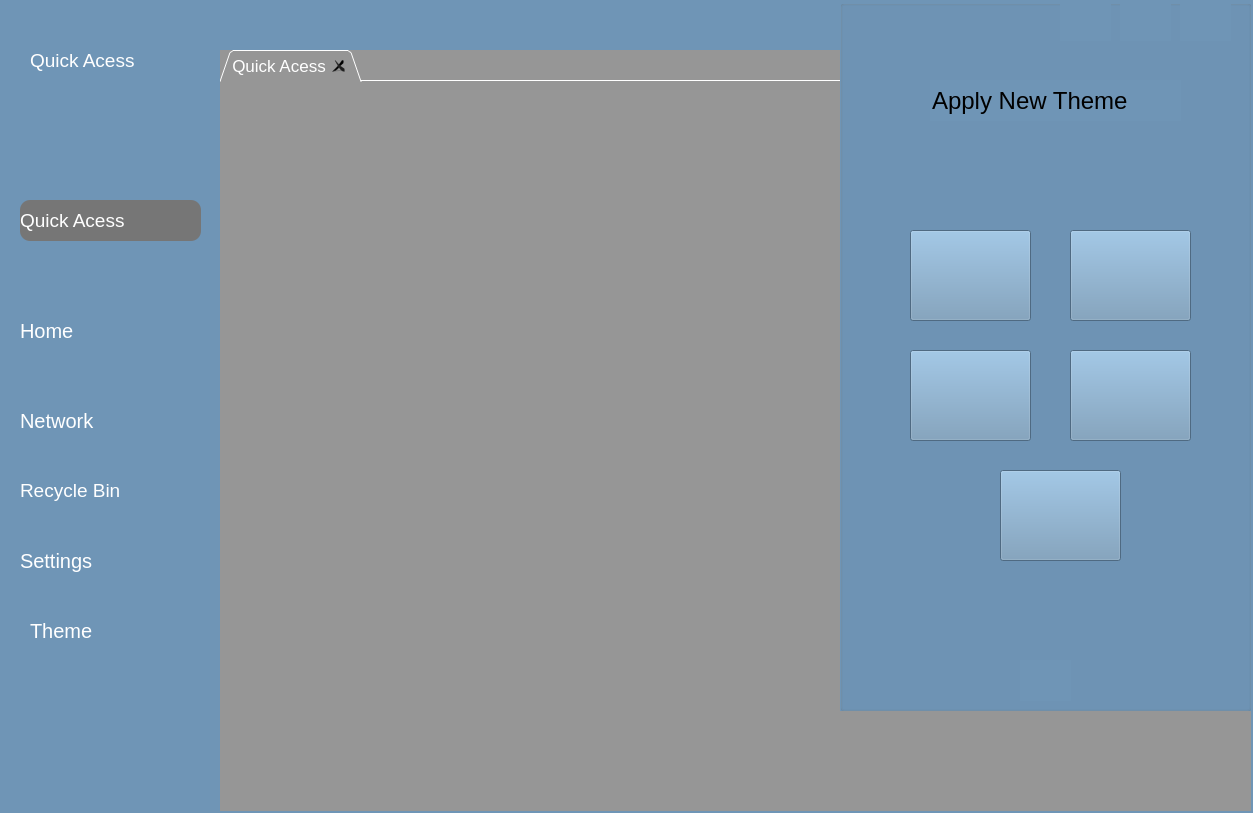
<?xml version="1.0" encoding="UTF-8"?>
<ui version="4.0">
 <class>MainWindow</class>
 <widget class="QMainWindow" name="MainWindow">
  <property name="geometry">
   <rect>
    <x>0</x>
    <y>0</y>
    <width>1253</width>
    <height>813</height>
   </rect>
  </property>
  <property name="font">
   <font>
    <pointsize>15</pointsize>
   </font>
  </property>
  <property name="windowTitle">
   <string>File Manager</string>
  </property>
  <property name="windowIcon">
   <iconset>
    <normaloff>C:/Users/Asus/Downloads/File Manager.png</normaloff>C:/Users/Asus/Downloads/File Manager.png</iconset>
  </property>
  <property name="styleSheet">
   <string notr="true">
background-color: rgb(111, 149, 182);</string>
  </property>
  <widget class="QWidget" name="centralwidget">
   <widget class="QTabWidget" name="tabWidget">
    <property name="geometry">
     <rect>
      <x>220</x>
      <y>50</y>
      <width>1031</width>
      <height>761</height>
     </rect>
    </property>
    <property name="font">
     <font>
      <family>MS Shell Dlg 2</family>
      <pointsize>13</pointsize>
     </font>
    </property>
    <property name="styleSheet">
     <string notr="true">border:0px;
background-color: rgb(150, 150, 150);
color: rgb(255, 255, 255);
</string>
    </property>
    <property name="tabShape">
     <enum>QTabWidget::Triangular</enum>
    </property>
    <property name="currentIndex">
     <number>0</number>
    </property>
    <property name="iconSize">
     <size>
      <width>30</width>
      <height>30</height>
     </size>
    </property>
    <property name="elideMode">
     <enum>Qt::ElideNone</enum>
    </property>
    <property name="documentMode">
     <bool>true</bool>
    </property>
    <property name="tabsClosable">
     <bool>true</bool>
    </property>
    <property name="movable">
     <bool>true</bool>
    </property>
    <property name="tabBarAutoHide">
     <bool>false</bool>
    </property>
    <widget class="QWidget" name="QA">
     <attribute name="icon">
      <iconset resource="icons.qrc">
       <normaloff>:/Icons/thunder.png</normaloff>:/Icons/thunder.png</iconset>
     </attribute>
     <attribute name="title">
      <string>Quick Acess</string>
     </attribute>
     <widget class="QPushButton" name="obj_btn">
      <property name="geometry">
       <rect>
        <x>70</x>
        <y>50</y>
        <width>111</width>
        <height>121</height>
       </rect>
      </property>
      <property name="font">
       <font>
        <pointsize>15</pointsize>
       </font>
      </property>
      <property name="styleSheet">
       <string notr="true">background-image:url(&quot;3D.png&quot;);
text-align:justify;</string>
      </property>
      <property name="text">
       <string extracomment="3D Objects"/>
      </property>
      <property name="icon">
       <iconset>
        <normaloff>Icons/3D.png</normaloff>Icons/3D.png</iconset>
      </property>
      <property name="iconSize">
       <size>
        <width>300</width>
        <height>300</height>
       </size>
      </property>
      <property name="flat">
       <bool>false</bool>
      </property>
     </widget>
     <widget class="QPushButton" name="desktop_btn">
      <property name="geometry">
       <rect>
        <x>210</x>
        <y>50</y>
        <width>131</width>
        <height>121</height>
       </rect>
      </property>
      <property name="font">
       <font>
        <pointsize>14</pointsize>
       </font>
      </property>
      <property name="text">
       <string extracomment="Desktop"/>
      </property>
      <property name="icon">
       <iconset>
        <normaloff>Icons/desktop.png</normaloff>Icons/desktop.png</iconset>
      </property>
      <property name="iconSize">
       <size>
        <width>160</width>
        <height>160</height>
       </size>
      </property>
     </widget>
     <widget class="QPushButton" name="documents_btn">
      <property name="geometry">
       <rect>
        <x>370</x>
        <y>50</y>
        <width>121</width>
        <height>121</height>
       </rect>
      </property>
      <property name="text">
       <string extracomment="Documents"/>
      </property>
      <property name="icon">
       <iconset>
        <normaloff>Icons/documents.png</normaloff>Icons/documents.png</iconset>
      </property>
      <property name="iconSize">
       <size>
        <width>160</width>
        <height>160</height>
       </size>
      </property>
     </widget>
     <widget class="QPushButton" name="downloads_btn">
      <property name="geometry">
       <rect>
        <x>512</x>
        <y>47</y>
        <width>131</width>
        <height>131</height>
       </rect>
      </property>
      <property name="text">
       <string extracomment="Downloads"/>
      </property>
      <property name="icon">
       <iconset>
        <normaloff>Icons/Downloads.png</normaloff>Icons/Downloads.png</iconset>
      </property>
      <property name="iconSize">
       <size>
        <width>160</width>
        <height>160</height>
       </size>
      </property>
     </widget>
     <widget class="QPushButton" name="music_btn">
      <property name="geometry">
       <rect>
        <x>670</x>
        <y>50</y>
        <width>121</width>
        <height>121</height>
       </rect>
      </property>
      <property name="text">
       <string extracomment="Music"/>
      </property>
      <property name="icon">
       <iconset>
        <normaloff>Icons/music.png</normaloff>Icons/music.png</iconset>
      </property>
      <property name="iconSize">
       <size>
        <width>160</width>
        <height>160</height>
       </size>
      </property>
     </widget>
     <widget class="QPushButton" name="picture_btn">
      <property name="geometry">
       <rect>
        <x>70</x>
        <y>240</y>
        <width>121</width>
        <height>131</height>
       </rect>
      </property>
      <property name="text">
       <string extracomment="Pictures"/>
      </property>
      <property name="icon">
       <iconset>
        <normaloff>Icons/picture.png</normaloff>Icons/picture.png</iconset>
      </property>
      <property name="iconSize">
       <size>
        <width>160</width>
        <height>160</height>
       </size>
      </property>
     </widget>
     <widget class="QPushButton" name="video_btn">
      <property name="geometry">
       <rect>
        <x>222</x>
        <y>240</y>
        <width>131</width>
        <height>131</height>
       </rect>
      </property>
      <property name="text">
       <string extracomment="Videos"/>
      </property>
      <property name="icon">
       <iconset>
        <normaloff>Icons/video.png</normaloff>Icons/video.png</iconset>
      </property>
      <property name="iconSize">
       <size>
        <width>160</width>
        <height>160</height>
       </size>
      </property>
     </widget>
    </widget>
   </widget>
   <widget class="QPushButton" name="quick_btn">
    <property name="geometry">
     <rect>
      <x>20</x>
      <y>200</y>
      <width>181</width>
      <height>41</height>
     </rect>
    </property>
    <property name="font">
     <font>
      <pointsize>14</pointsize>
     </font>
    </property>
    <property name="autoFillBackground">
     <bool>false</bool>
    </property>
    <property name="styleSheet">
     <string notr="true">text-align:left;
border:0px;
color: rgb(255, 255, 255);
background-color: rgb(118, 118, 118);
border-radius:10px</string>
    </property>
    <property name="text">
     <string>Quick Acess</string>
    </property>
    <property name="icon">
     <iconset>
      <normaloff>Icons/thunder.png</normaloff>Icons/thunder.png</iconset>
    </property>
    <property name="iconSize">
     <size>
      <width>45</width>
      <height>45</height>
     </size>
    </property>
   </widget>
   <widget class="QPushButton" name="home_btn">
    <property name="geometry">
     <rect>
      <x>20</x>
      <y>310</y>
      <width>181</width>
      <height>41</height>
     </rect>
    </property>
    <property name="font">
     <font>
      <pointsize>15</pointsize>
     </font>
    </property>
    <property name="layoutDirection">
     <enum>Qt::LeftToRight</enum>
    </property>
    <property name="styleSheet">
     <string notr="true">text-align:left;
border:0px;
color: rgb(255, 255, 255);
border-radius:10px;</string>
    </property>
    <property name="text">
     <string>Home</string>
    </property>
    <property name="icon">
     <iconset>
      <normaloff>Icons/home.png</normaloff>Icons/home.png</iconset>
    </property>
    <property name="iconSize">
     <size>
      <width>45</width>
      <height>45</height>
     </size>
    </property>
   </widget>
   <widget class="QPushButton" name="net_btn">
    <property name="geometry">
     <rect>
      <x>20</x>
      <y>400</y>
      <width>181</width>
      <height>41</height>
     </rect>
    </property>
    <property name="font">
     <font>
      <pointsize>15</pointsize>
     </font>
    </property>
    <property name="styleSheet">
     <string notr="true">text-align:left;
border:0px;
color: rgb(255, 255, 255);

border-radius:10px;</string>
    </property>
    <property name="text">
     <string>Network</string>
    </property>
    <property name="icon">
     <iconset>
      <normaloff>Icons/network.png</normaloff>Icons/network.png</iconset>
    </property>
    <property name="iconSize">
     <size>
      <width>45</width>
      <height>45</height>
     </size>
    </property>
   </widget>
   <widget class="QPushButton" name="recycle_btn">
    <property name="geometry">
     <rect>
      <x>20</x>
      <y>470</y>
      <width>181</width>
      <height>41</height>
     </rect>
    </property>
    <property name="font">
     <font>
      <pointsize>14</pointsize>
     </font>
    </property>
    <property name="styleSheet">
     <string notr="true">text-align:left;
border:0px;
color: rgb(255, 255, 255);
border-radius:10px;</string>
    </property>
    <property name="text">
     <string>Recycle Bin</string>
    </property>
    <property name="icon">
     <iconset>
      <normaloff>Icons/recycle-bin.png</normaloff>Icons/recycle-bin.png</iconset>
    </property>
    <property name="iconSize">
     <size>
      <width>45</width>
      <height>45</height>
     </size>
    </property>
   </widget>
   <widget class="QPushButton" name="settings_btn">
    <property name="geometry">
     <rect>
      <x>20</x>
      <y>540</y>
      <width>181</width>
      <height>41</height>
     </rect>
    </property>
    <property name="font">
     <font>
      <pointsize>15</pointsize>
     </font>
    </property>
    <property name="styleSheet">
     <string notr="true">text-align:left;
border:0px;
color: rgb(255, 255, 255);
border-radius:10px;</string>
    </property>
    <property name="text">
     <string>Settings</string>
    </property>
    <property name="icon">
     <iconset>
      <normaloff>Icons/settings.png</normaloff>Icons/settings.png</iconset>
    </property>
    <property name="iconSize">
     <size>
      <width>45</width>
      <height>45</height>
     </size>
    </property>
   </widget>
   <widget class="QPushButton" name="theme_btn">
    <property name="geometry">
     <rect>
      <x>30</x>
      <y>610</y>
      <width>171</width>
      <height>41</height>
     </rect>
    </property>
    <property name="font">
     <font>
      <pointsize>15</pointsize>
     </font>
    </property>
    <property name="styleSheet">
     <string notr="true">text-align:left;
border:0px;
color: rgb(255, 255, 255);
border-radius:10px;</string>
    </property>
    <property name="text">
     <string>Theme</string>
    </property>
    <property name="icon">
     <iconset>
      <normaloff>Icons/theme.png</normaloff>Icons/theme.png</iconset>
    </property>
    <property name="iconSize">
     <size>
      <width>30</width>
      <height>30</height>
     </size>
    </property>
   </widget>
   <widget class="QPushButton" name="head_btn">
    <property name="geometry">
     <rect>
      <x>30</x>
      <y>40</y>
      <width>181</width>
      <height>41</height>
     </rect>
    </property>
    <property name="font">
     <font>
      <pointsize>14</pointsize>
     </font>
    </property>
    <property name="autoFillBackground">
     <bool>false</bool>
    </property>
    <property name="styleSheet">
     <string notr="true">text-align:left;
border:0px;
color: rgb(255, 255, 255);</string>
    </property>
    <property name="text">
     <string>Quick Acess</string>
    </property>
    <property name="icon">
     <iconset>
      <normaloff>Icons/thunder.png</normaloff>Icons/thunder.png</iconset>
    </property>
    <property name="iconSize">
     <size>
      <width>35</width>
      <height>35</height>
     </size>
    </property>
   </widget>
   <widget class="QPushButton" name="left_btn">
    <property name="geometry">
     <rect>
      <x>50</x>
      <y>100</y>
      <width>51</width>
      <height>31</height>
     </rect>
    </property>
    <property name="font">
     <font>
      <pointsize>13</pointsize>
     </font>
    </property>
    <property name="styleSheet">
     <string notr="true">color:white;
border:0px;
</string>
    </property>
    <property name="text">
     <string/>
    </property>
    <property name="icon">
     <iconset resource="icons.qrc">
      <normaloff>:/Icons/right.png</normaloff>:/Icons/right.png</iconset>
    </property>
    <property name="iconSize">
     <size>
      <width>30</width>
      <height>30</height>
     </size>
    </property>
   </widget>
   <widget class="QPushButton" name="right_btn">
    <property name="geometry">
     <rect>
      <x>120</x>
      <y>100</y>
      <width>51</width>
      <height>31</height>
     </rect>
    </property>
    <property name="font">
     <font>
      <pointsize>13</pointsize>
     </font>
    </property>
    <property name="styleSheet">
     <string notr="true">color:white;
border:0px;
</string>
    </property>
    <property name="text">
     <string/>
    </property>
    <property name="icon">
     <iconset resource="icons.qrc">
      <normaloff>:/Icons/left.png</normaloff>:/Icons/left.png</iconset>
    </property>
    <property name="iconSize">
     <size>
      <width>30</width>
      <height>30</height>
     </size>
    </property>
   </widget>
   <widget class="QGroupBox" name="groupBox">
    <property name="geometry">
     <rect>
      <x>840</x>
      <y>0</y>
      <width>411</width>
      <height>711</height>
     </rect>
    </property>
    <property name="styleSheet">
     <string notr="true"/>
    </property>
    <property name="title">
     <string/>
    </property>
    <widget class="QLineEdit" name="lineEdit">
     <property name="geometry">
      <rect>
       <x>90</x>
       <y>80</y>
       <width>251</width>
       <height>41</height>
      </rect>
     </property>
     <property name="font">
      <font>
       <family>Segoe UI</family>
       <pointsize>18</pointsize>
      </font>
     </property>
     <property name="styleSheet">
      <string notr="true">border:0px;</string>
     </property>
     <property name="text">
      <string>Apply New Theme</string>
     </property>
    </widget>
    <widget class="QPushButton" name="th_1">
     <property name="geometry">
      <rect>
       <x>70</x>
       <y>230</y>
       <width>121</width>
       <height>91</height>
      </rect>
     </property>
     <property name="font">
      <font>
       <pointsize>14</pointsize>
      </font>
     </property>
     <property name="icon">
      <iconset>
       <normaloff>Icons/darkorenge.png</normaloff>
       <normalon>Icons/darkorenge.png</normalon>Icons/darkorenge.png</iconset>
     </property>
     <property name="iconSize">
      <size>
       <width>110</width>
       <height>150</height>
      </size>
     </property>
    </widget>
    <widget class="QPushButton" name="th_2">
     <property name="geometry">
      <rect>
       <x>230</x>
       <y>230</y>
       <width>121</width>
       <height>91</height>
      </rect>
     </property>
     <property name="text">
      <string/>
     </property>
     <property name="icon">
      <iconset>
       <normaloff>Icons/darkblue.png</normaloff>Icons/darkblue.png</iconset>
     </property>
     <property name="iconSize">
      <size>
       <width>110</width>
       <height>150</height>
      </size>
     </property>
    </widget>
    <widget class="QPushButton" name="th_3">
     <property name="geometry">
      <rect>
       <x>70</x>
       <y>350</y>
       <width>121</width>
       <height>91</height>
      </rect>
     </property>
     <property name="text">
      <string/>
     </property>
     <property name="icon">
      <iconset>
       <normaloff>Icons/qdark.png</normaloff>Icons/qdark.png</iconset>
     </property>
     <property name="iconSize">
      <size>
       <width>110</width>
       <height>150</height>
      </size>
     </property>
    </widget>
    <widget class="QPushButton" name="th_4">
     <property name="geometry">
      <rect>
       <x>230</x>
       <y>350</y>
       <width>121</width>
       <height>91</height>
      </rect>
     </property>
     <property name="text">
      <string/>
     </property>
     <property name="icon">
      <iconset>
       <normaloff>Icons/ManjaroMix.png</normaloff>Icons/ManjaroMix.png</iconset>
     </property>
     <property name="iconSize">
      <size>
       <width>110</width>
       <height>150</height>
      </size>
     </property>
    </widget>
    <widget class="QPushButton" name="hide_btn">
     <property name="geometry">
      <rect>
       <x>180</x>
       <y>660</y>
       <width>51</width>
       <height>41</height>
      </rect>
     </property>
     <property name="font">
      <font>
       <pointsize>15</pointsize>
      </font>
     </property>
     <property name="focusPolicy">
      <enum>Qt::WheelFocus</enum>
     </property>
     <property name="styleSheet">
      <string notr="true">border:0px;
</string>
     </property>
     <property name="text">
      <string/>
     </property>
     <property name="icon">
      <iconset resource="icons.qrc">
       <normaloff>:/Icons/up.png</normaloff>:/Icons/up.png</iconset>
     </property>
     <property name="iconSize">
      <size>
       <width>45</width>
       <height>45</height>
      </size>
     </property>
    </widget>
    <widget class="QPushButton" name="th_5">
     <property name="geometry">
      <rect>
       <x>160</x>
       <y>470</y>
       <width>121</width>
       <height>91</height>
      </rect>
     </property>
     <property name="text">
      <string/>
     </property>
     <property name="icon">
      <iconset>
       <normaloff>Icons/default.png</normaloff>Icons/default.png</iconset>
     </property>
     <property name="iconSize">
      <size>
       <width>110</width>
       <height>150</height>
      </size>
     </property>
    </widget>
   </widget>
   <widget class="QPushButton" name="close_btn">
    <property name="geometry">
     <rect>
      <x>1180</x>
      <y>0</y>
      <width>51</width>
      <height>41</height>
     </rect>
    </property>
    <property name="styleSheet">
     <string notr="true">border:0px;
</string>
    </property>
    <property name="text">
     <string/>
    </property>
    <property name="icon">
     <iconset>
      <normaloff>Icons/close.png</normaloff>Icons/close.png</iconset>
    </property>
    <property name="iconSize">
     <size>
      <width>40</width>
      <height>40</height>
     </size>
    </property>
   </widget>
   <widget class="QPushButton" name="large_btn">
    <property name="geometry">
     <rect>
      <x>1120</x>
      <y>0</y>
      <width>51</width>
      <height>41</height>
     </rect>
    </property>
    <property name="styleSheet">
     <string notr="true">border:0px;</string>
    </property>
    <property name="text">
     <string/>
    </property>
    <property name="icon">
     <iconset resource="icons.qrc">
      <normaloff>:/Icons/large.png</normaloff>:/Icons/large.png</iconset>
    </property>
    <property name="iconSize">
     <size>
      <width>30</width>
      <height>30</height>
     </size>
    </property>
   </widget>
   <widget class="QPushButton" name="minimize_btn">
    <property name="geometry">
     <rect>
      <x>1060</x>
      <y>0</y>
      <width>51</width>
      <height>41</height>
     </rect>
    </property>
    <property name="styleSheet">
     <string notr="true">border:0px;</string>
    </property>
    <property name="text">
     <string/>
    </property>
    <property name="icon">
     <iconset resource="icons.qrc">
      <normaloff>:/Icons/minimize.png</normaloff>:/Icons/minimize.png</iconset>
    </property>
    <property name="iconSize">
     <size>
      <width>30</width>
      <height>30</height>
     </size>
    </property>
   </widget>
  </widget>
 </widget>
 <resources>
  <include location="icons.qrc"/>
 </resources>
 <connections/>
</ui>
